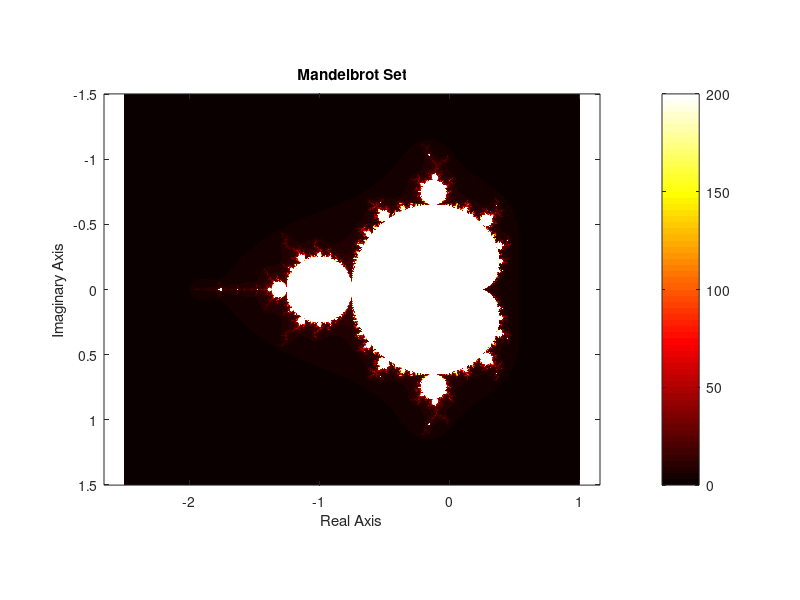

Source code (MATLAB):
clc;
clear;
close all;


maxIter = 200;   


x = linspace(-2.5, 1, 1000);
y = linspace(-1.5, 1.5, 1000);
[X, Y] = meshgrid(x, y);
C = X + 1i*Y;


Z = zeros(size(C));
M = zeros(size(C));   


for k = 1:maxIter
    Z = Z.^2 + C;
    mask = abs(Z) <= 2;     
    M(mask) = M(mask) + 1;
end


figure;
imagesc(x, y, M);
axis equal tight;
colormap(hot);
colorbar;
title('Mandelbrot Set');
xlabel('Real Axis');
ylabel('Imaginary Axis');
